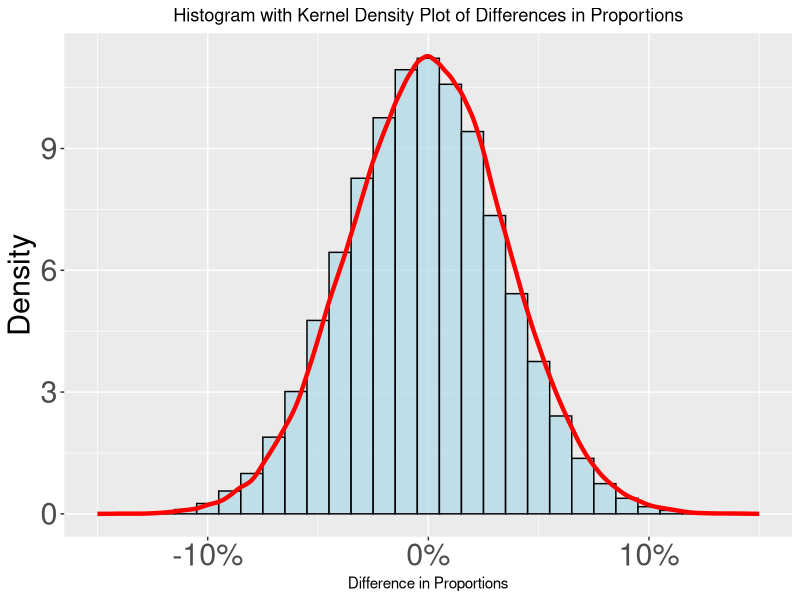

The R source for this figure:
set.seed(123) # For reproducibility

# Generating samples
sample1 <- c(rep(1, 220), rep(0, 180)) # First sample
sample1 <- sample(sample1) # Randomizing
sample2 <- c(rep(1, 180), rep(0, 220)) # Second sample
sample2 <- sample(sample2) # Randomizing

# Calculating proportions for each sample
p1 <- mean(sample1)
p2 <- mean(sample2)

# Sample sizes
n1 <- length(sample1)
n2 <- length(sample2)

# Calculating variances for each sample proportion
var1 <- p1 * (1 - p1) / n1
var2 <- p2 * (1 - p2) / n2

# Test statistic for the non-pooled test
z <- (p1 - p2) / sqrt(var1 + var2)

# Displaying the z-score
cat("Z-score for the non-pooled test:", z, "\n")

# Determining the p-value
p_value <- 2 * pnorm(-abs(z)) # Two-tailed test

# Displaying the p-value
cat("P-value:", p_value, "\n\n")

# Necessary library
library(ggplot2)
library(scales)

# Running simulations to create the histogram
num_replications <- 100000 # Number of replications
difference_in_means <- numeric(num_replications) # Vector to store differences

for (i in 1:num_replications) {
  # Shuffling the combined sample
  shuffled_sample <- sample(c(sample1, sample2))
  
  # Splitting into two equal parts
  split1 <- shuffled_sample[1:400]
  split2 <- shuffled_sample[401:800]
  
  # Computing the difference in means
  difference_in_means[i] <- mean(split1) - mean(split2)
}

# Creating a dataframe from the vector
data <- data.frame(difference_in_means)

# Generating the histogram with a modified kernel density plot and larger axis text
ggplot(data, aes(x=difference_in_means)) +
  geom_histogram(aes(y=..density..), binwidth = 0.01, fill="lightblue", color="black", alpha=0.7) +
  geom_density(color="red", size=1.5, alpha=0) +
  geom_vline(xintercept = z, color="blue", size=1.5, linetype="solid") +
  labs(title="Histogram with Kernel Density Plot of Differences in Proportions",
       x="Difference in Proportions", y="Density") +
  scale_x_continuous(labels = scales::percent, limits = c(-0.15, 0.15)) + # Set x-axis limits
  theme(
    axis.text = element_text(size = rel(2)), # Doubling the size of axis text
    plot.title = element_text(hjust = 0.5), # Centering the title
    axis.title.y = element_text(size = rel(2)) # Y-axis label twice as large
  )



# Counting the number of times the absolute difference is greater than 0.1
num_times_exceeds <- sum(abs(difference_in_means) > 0.1)

# Displaying the result
num_times_exceeds
